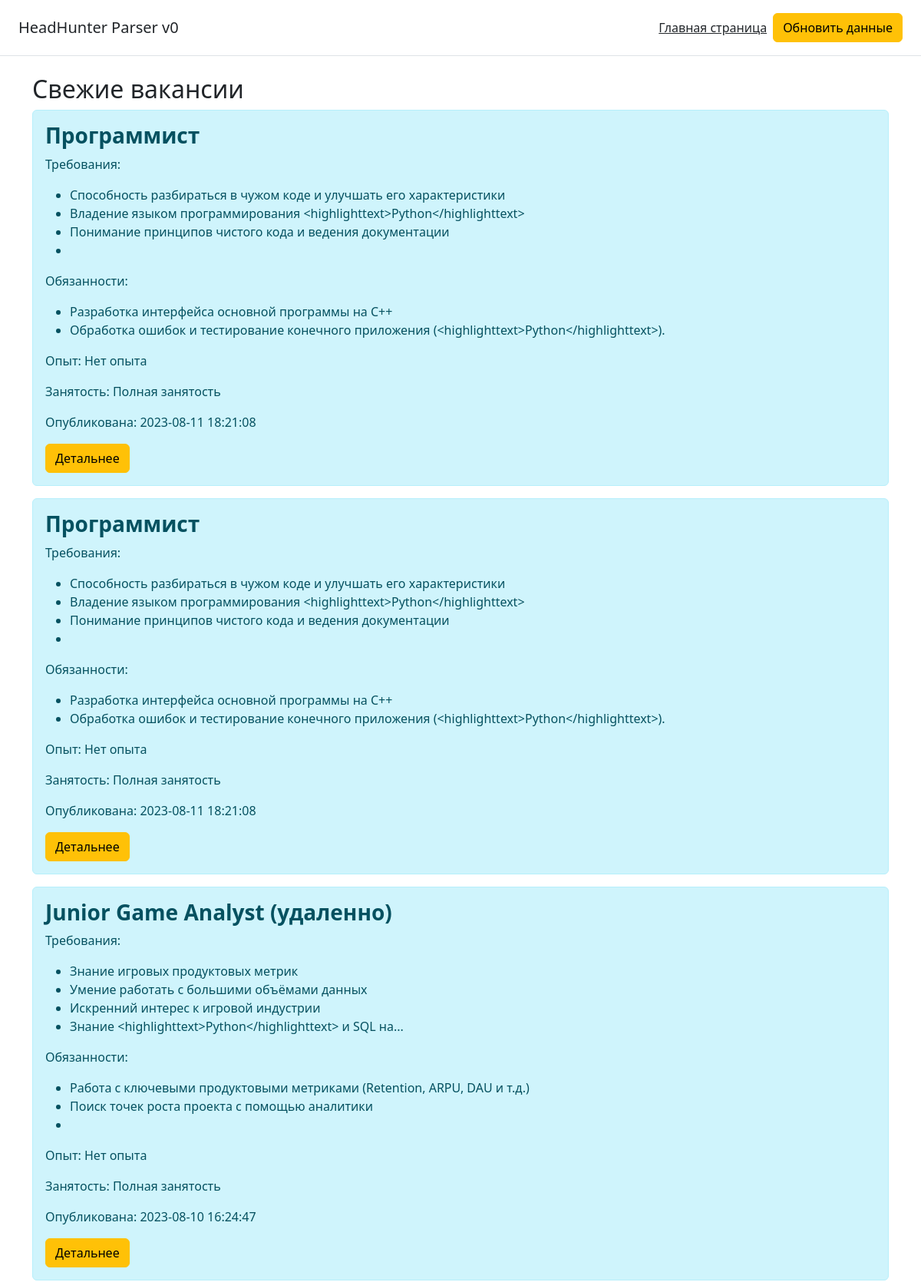
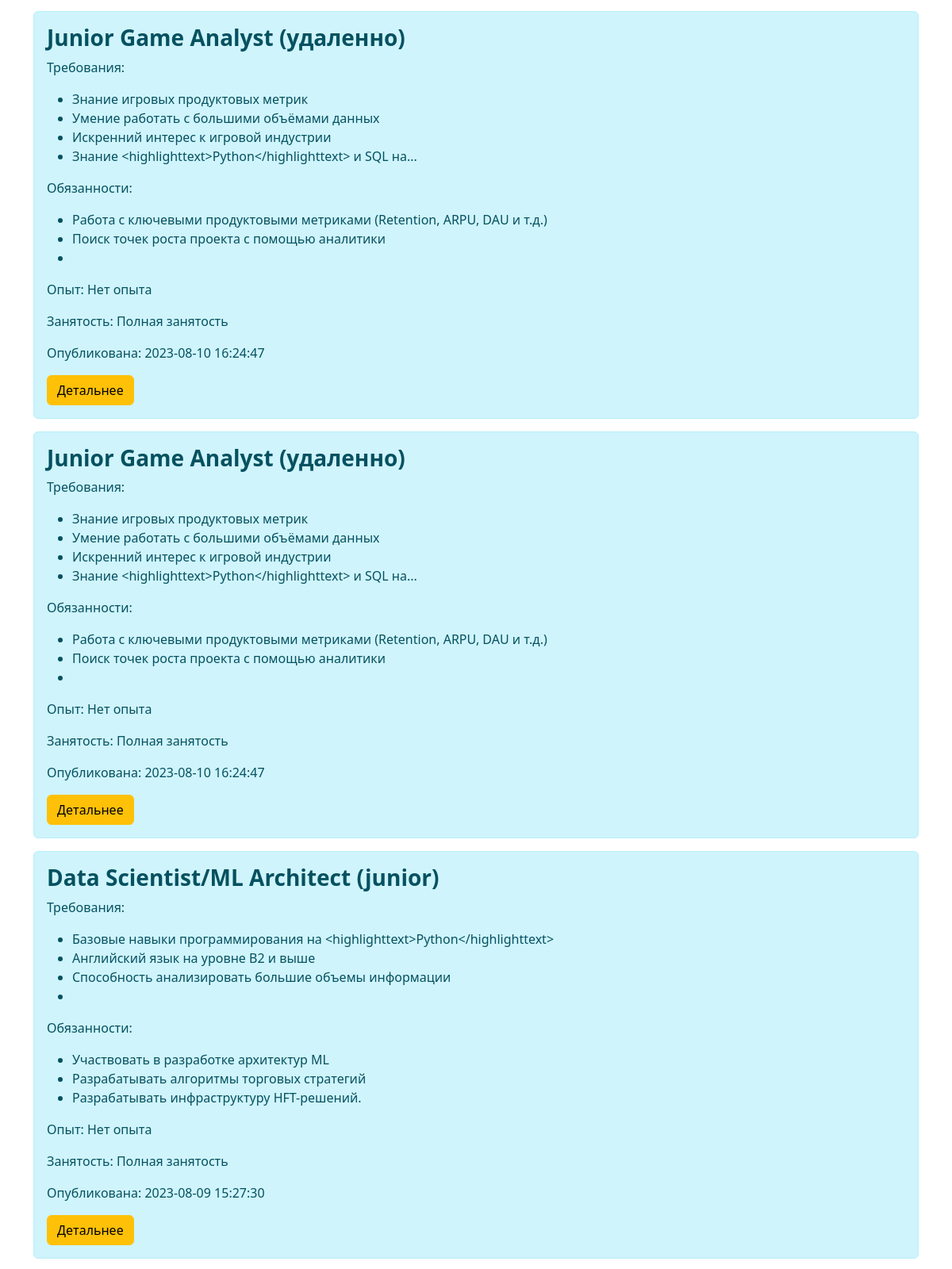
Page /page/3 (upper part) on the committed database (2 pictures, top to bottom).
### app.py (models this page shows, shortened)
class Vacancies(db.Model):
    id = db.Column(db.Integer, primary_key=True)
    name = db.Column(db.String(50), nullable=True)
    salary = db.Column(db.String(50), nullable=True)
    vac_type = db.Column(db.String(50), nullable=True)
    published_at = db.Column(db.DateTime, nullable=True)
    employer = db.Column(db.String(100), nullable=True)
    requirement = db.Column(db.Text, nullable=True)
    responsibility = db.Column(db.Text, nullable=True)
    vacancy_url = db.Column(db.String(100), nullable=True)
    experience = db.Column(db.String(50), nullable=True)
    employment = db.Column(db.String(50), nullable=True)

### app.py (the view)
@app.route('/', methods=['GET', 'POST'])
@app.route('/page', methods=['GET', 'POST'])
@app.route('/page/<int:page>', methods=['GET', 'POST'])
def index(page=1):
    vacancies = Vacancies.query.order_by(Vacancies.published_at.desc()).paginate(page=page, per_page=10)
    print(vacancies.prev())
    print(vacancies.page)
    print(list(vacancies.iter_pages()))
    return render_template('index.html', vacancies=vacancies)

### templates/index.html (shortened to what this page needs)
{% extends 'base.html' %}
{% block body %}
<div class="container">
    <h2>Свежие вакансии</h2>
    {% for item in vacancies %}
        <div class="alert alert-info">
            <h3><b>{{ item.name }}</b></h3>
			<p>Требования:</p>
            <ul>
                {% set requirement_list = item.requirement.split('. ') %}
                {% for el in requirement_list %}
                    <li>{{ el }}</li>
                {% endfor %}
            </ul>
			<p>Обязанности:</p>
            <ul>
                {% set requirement_list = item.responsibility.split('. ') %}
                {% for el in requirement_list %}
                    <li>{{ el }}</li>
                {% endfor %}
            </ul>
			<p>Опыт: {{ item.experience }}</p>
			<p>Занятость: {{ item.employment }}</p>
			<p>Опубликована: {{ item.published_at }}</p>
			<a href="{{ item.vacancy_url }}" target="_blank" class="btn btn-warning">Детальнее</a>
        </div>
    {% endfor %}
</div>
{% endblock %}

### rows in the picture
Vacancies: name "Программист", requirement_list "Способность разбираться в чужом коде и улучшать его характеристики" "Владение языком программирования <highlighttext>Python</highlighttext>" "Понимание принципов чистого кода и ведения документации", requirement_list "Разработка интерфейса основной программы на С++" "Обработка ошибок и тестирование конечного приложения (<highlighttext>Python</highlighttext>).", experience "Нет опыта", employment "Полная занятость", published_at "2023-08-11 18:21:08"
Vacancies: name "Программист", requirement_list "Способность разбираться в чужом коде и улучшать его характеристики" "Владение языком программирования <highlighttext>Python</highlighttext>" "Понимание принципов чистого кода и ведения документации", requirement_list "Разработка интерфейса основной программы на С++" "Обработка ошибок и тестирование конечного приложения (<highlighttext>Python</highlighttext>).", experience "Нет опыта", employment "Полная занятость", published_at "2023-08-11 18:21:08"
Vacancies: name "Junior Game Analyst (удаленно)", requirement_list "Знание игровых продуктовых метрик" "Умение работать с большими объёмами данных" "Искренний интерес к игровой индустрии" "Знание <highlighttext>Python</highlighttext> и SQL на...", requirement_list "Работа с ключевыми продуктовыми метриками (Retention, ARPU, DAU и т.д.)" "Поиск точек роста проекта с помощью аналитики", experience "Нет опыта", employment "Полная занятость", published_at "2023-08-10 16:24:47"
Vacancies: name "Junior Game Analyst (удаленно)", requirement_list "Знание игровых продуктовых метрик" "Умение работать с большими объёмами данных" "Искренний интерес к игровой индустрии" "Знание <highlighttext>Python</highlighttext> и SQL на...", requirement_list "Работа с ключевыми продуктовыми метриками (Retention, ARPU, DAU и т.д.)" "Поиск точек роста проекта с помощью аналитики", experience "Нет опыта", employment "Полная занятость", published_at "2023-08-10 16:24:47"
Vacancies: name "Junior Game Analyst (удаленно)", requirement_list "Знание игровых продуктовых метрик" "Умение работать с большими объёмами данных" "Искренний интерес к игровой индустрии" "Знание <highlighttext>Python</highlighttext> и SQL на...", requirement_list "Работа с ключевыми продуктовыми метриками (Retention, ARPU, DAU и т.д.)" "Поиск точек роста проекта с помощью аналитики", experience "Нет опыта", employment "Полная занятость", published_at "2023-08-10 16:24:47"
Vacancies: name "Data Scientist/ML Architect (junior)", requirement_list "Базовые навыки программирования на <highlighttext>Python</highlighttext>" "Английский язык на уровне В2 и выше" "Способность анализировать большие объемы информации", requirement_list "Участвовать в разработке архитектур ML" "Разрабатывать алгоритмы торговых стратегий" "Разрабатывать инфраструктуру HFT-решений.", experience "Нет опыта", employment "Полная занятость", published_at "2023-08-09 15:27:30"
